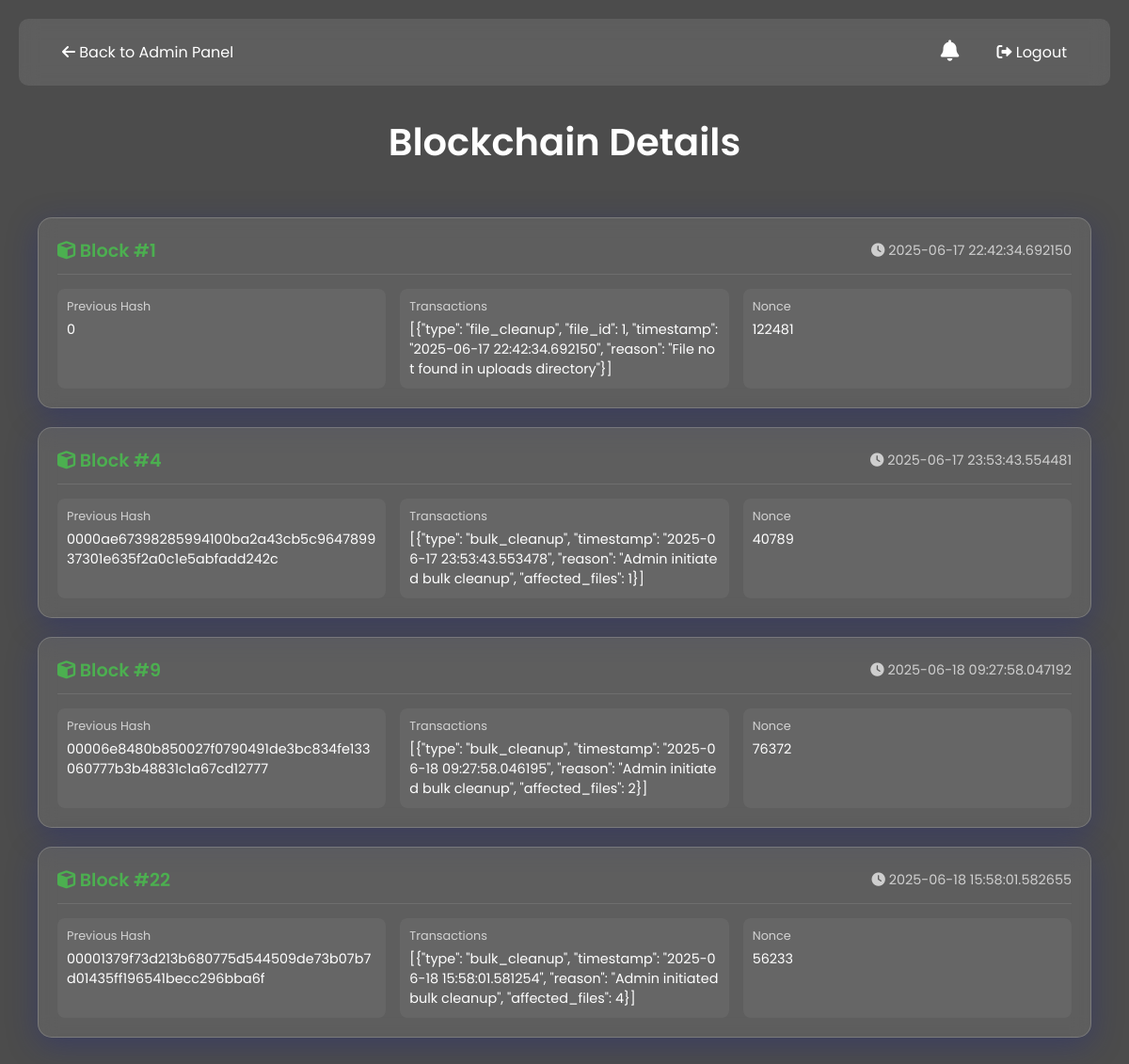
/blockchain_details (signed in), run on the app's committed database.
### tables this page shows
CREATE TABLE blockchain (
                        block_index INTEGER PRIMARY KEY,
                        timestamp TEXT,
                        previous_hash TEXT,
                        transactions TEXT,
                        nonce INTEGER
                    );

### medical_blockchain_app.py (the view, shortened to what this page needs)
@app.route('/blockchain_details')
def blockchain_details():
    current_user_id = get_user_id(session['username'])
    if current_user_id is None:
        flash('User not found. Please log in again.', 'error')
        session.clear()
        return redirect(url_for('login'))
    blockchain = get_blockchain_details(current_user_id)
    response = make_response(render_template('blockchain_transactions.html', blockchain=blockchain))
    response.headers['Cache-Control'] = 'no-cache, no-store, must-revalidate'
    response.headers['Pragma'] = 'no-cache'
    response.headers['Expires'] = '0'
    return response

### medical_blockchain_app.py (called while the page is built)
def get_db():
    db = getattr(g, '_database', None)
    if db is None:
        db = g._database = sqlite3.connect(DATABASE)
    return db

@app.teardown_appcontext
def close_connection(exception):
    db = getattr(g, '_database', None)
    if db is not None:
        db.close()

def get_user_id(username):
    db = get_db()
    c = db.cursor()
    c.execute('SELECT id FROM users WHERE username = ?', (username,))
    user = c.fetchone()
    if user:
        return user[0]
    return None

### templates/blockchain_transactions.html (shortened to what this page needs)
<!DOCTYPE html>
<html lang="en">
<head>
    <link rel="stylesheet" href="https://cdnjs.cloudflare.com/ajax/libs/font-awesome/6.0.0/css/all.min.css">
</head>
<body>
    <div class="container">
        {% if session.get('user_type') == 'admin' %}
        <div class="nav">
            <a href="{{ url_for('admin_panel') }}"><i class="fas fa-arrow-left"></i> Back to Admin Panel</a>
            <div class="notification-bell" id="notificationBell" onclick="toggleNotifications(event)" style="margin-right: 24px;">
                <i class="fas fa-bell"></i>
            </div>
            <a href="{{ url_for('logout') }}"><i class="fas fa-sign-out-alt"></i> Logout</a>
        </div>
        {% endif %}
        <h1>Blockchain Details</h1>
        {% if blockchain %}
            <div class="blockchain-container">
                {% for block in blockchain %}
                    <div class="block">
                        <div class="block-header">
                            <div class="block-index">
                                <i class="fas fa-cube"></i> Block #{{ block[0] }}
                            </div>
                            <div class="block-timestamp">
                                <i class="fas fa-clock"></i> {{ block[1] }}
                            </div>
                        </div>
                        <div class="block-details">
                            <div class="detail-item">
                                <div class="detail-label">Previous Hash</div>
                                <div class="detail-value">{{ block[2] }}</div>
                            </div>
                            <div class="detail-item">
                                <div class="detail-label">Transactions</div>
                                <div class="detail-value">{{ block[3] }}</div>
                            </div>
                            <div class="detail-item">
                                <div class="detail-label">Nonce</div>
                                <div class="detail-value">{{ block[4] }}</div>
                            </div>
                        </div>
                    </div>
                {% endfor %}
            </div>
        {% else %}
            <div class="no-blocks">
                <i class="fas fa-cubes"></i>
                <p>No blockchain data available.</p>
            </div>
        {% endif %}
    </div>
</body>
</html>

### templates/blockchain_transactions.html (style rules this page uses)
* { margin: 0; padding: 0; box-sizing: border-box; font-family: 'Poppins', sans-serif; }
body { min-height: 100vh; background: linear-gradient(rgba(0, 0, 0, 0.7), rgba(0, 0, 0, 0.7)), url('https://images.unsplash.com/photo-1639762681057-408e52192e55?ixlib=rb-4.0.3&ixid=M3wxMjA3fDB8MHxwaG90by1wYWdlfHx8fGVufDB8fHx8fA%3D%3D&auto=format&fit=crop&w=2070&q=80'); background-size: cover; background-position: center; background-attachment: fixed; padding: 20px; }
.nav { background: rgba(255, 255, 255, 0.1); backdrop-filter: blur(10px); padding: 15px 30px; border-radius: 10px; margin-bottom: 30px; display: flex; justify-content: space-between; align-items: center; }
.nav a { color: #fff; text-decoration: none; padding: 8px 16px; border-radius: 5px; transition: background 0.3s ease; }
.container { max-width: 1200px; margin: 0 auto; }
h1 { color: #fff; text-align: center; margin-bottom: 30px; font-size: 2.5em; font-weight: 600; }
.blockchain-container { display: flex; flex-direction: column; gap: 20px; padding: 20px; }
.block { background: rgba(255, 255, 255, 0.1); backdrop-filter: blur(10px); border-radius: 15px; padding: 20px; color: #fff; box-shadow: 0 8px 32px 0 rgba(31, 38, 135, 0.37); border: 1px solid rgba(255, 255, 255, 0.18); transition: transform 0.3s ease; }
.block-header { display: flex; justify-content: space-between; align-items: center; margin-bottom: 15px; padding-bottom: 10px; border-bottom: 1px solid rgba(255, 255, 255, 0.1); }
.block-index { font-size: 1.2em; font-weight: 600; color: #4CAF50; }
.block-timestamp { font-size: 0.9em; color: rgba(255, 255, 255, 0.7); }
.block-details { display: grid; grid-template-columns: repeat(auto-fit, minmax(200px, 1fr)); gap: 15px; }
.detail-item { background: rgba(255, 255, 255, 0.05); padding: 10px; border-radius: 8px; }
.detail-label { font-size: 0.8em; color: rgba(255, 255, 255, 0.7); margin-bottom: 5px; }
.detail-value { font-size: 0.9em; word-break: break-all; }
.notification-bell { position: relative; display: inline-block; margin-left: 18px; cursor: pointer; }
.notification-bell i { font-size: 1.4em; color: #fff; }

### data on the page
blockchain: block_index "1", timestamp "2025-06-17 22:42:34.692150", previous_hash "0", transactions "[{\"type\": \"file_cleanup\", \"file_id\": 1, \"timestamp\": \"2025-06-17 22:42:34.692150\", \"reason\": \"File not found in uploads directory\"}]", nonce "122481"
blockchain: block_index "4", timestamp "2025-06-17 23:53:43.554481", previous_hash "0000ae67398285994100ba2a43cb5c964789937301e635f2a0c1e5abfadd242c", transactions "[{\"type\": \"bulk_cleanup\", \"timestamp\": \"2025-06-17 23:53:43.553478\", \"reason\": \"Admin initiated bulk cleanup\", \"affected_files\": 1}]", nonce "40789"
blockchain: block_index "9", timestamp "2025-06-18 09:27:58.047192", previous_hash "00006e8480b850027f0790491de3bc834fe133060777b3b48831c1a67cd12777", transactions "[{\"type\": \"bulk_cleanup\", \"timestamp\": \"2025-06-18 09:27:58.046195\", \"reason\": \"Admin initiated bulk cleanup\", \"affected_files\": 2}]", nonce "76372"
blockchain: block_index "22", timestamp "2025-06-18 15:58:01.582655", previous_hash "00001379f73d213b680775d544509de73b07b7d01435ff196541becc296bba6f", transactions "[{\"type\": \"bulk_cleanup\", \"timestamp\": \"2025-06-18 15:58:01.581254\", \"reason\": \"Admin initiated bulk cleanup\", \"affected_files\": 4}]", nonce "56233"
